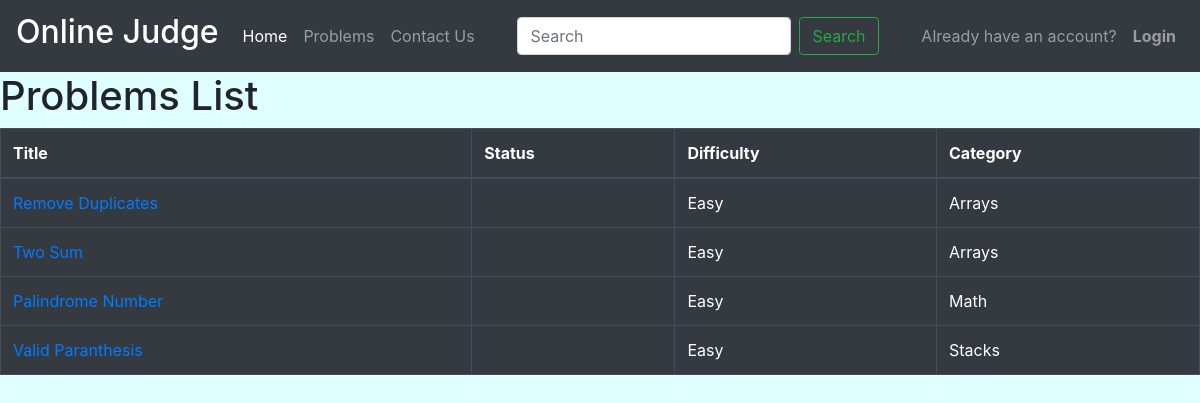
The page / on the database its author committed.
### OJ/models.py (models this page shows, shortened)
class Problem(models.Model):
    DIFFICULTY=(("Easy", "Easy"), ("Medium", "Medium"), ("Tough", "Tough"))
    STATUS=(("Unsolved", "Unsolved"), ("Solved", "Solved"))
    name = models.CharField(max_length=100, default="")
    description = models.CharField(max_length = 150000, default="")
    difficulty = models.CharField(max_length=10, choices=DIFFICULTY)
    time_limit = models.IntegerField(default=2, help_text="in seconds")
    memory_limit = models.IntegerField(default=128, help_text="in kb")
    problem_id = models.CharField(max_length=50)
    category_name = models.ForeignKey(Category, on_delete=models.CASCADE)

class Category(models.Model):
    category_name = models.CharField(max_length=50)
    def __str__(self):
        return self.category_name

### OJ/views.py (the view)
def dashboard(request):
    problems= Problem.objects.all()
    return render(request, 'dashboard.html', {'problems':problems})

### OJ/templates/dashboard.html (shortened to what this page needs)
{% extends 'main.html' %}
{% block body %}
<h1>Problems List</h1>
<table class="table table-bordered table-dark">
    <thead>
        <tr>
            <th>Title</th>
            <th>Status</th>
            <th>Difficulty</th>
            <th>Category</th>
        </tr>
</thead>
    <tbody>
        {% for problem in problems %}
        <tr>
            <td><a href="{% url 'prob_description' problem.id %}">{{ problem.name }}</a></td>
            <td>{{ problem.status }}</td>
            <td>{{ problem.difficulty }}</td>
            <td>{{ problem.category_name }}</td>
        </tr>
        {% endfor %}
    </tbody>
</table>
{% endblock body %}

### OJ/templates/main.html (shortened to what this page needs)
<!doctype html>
<html lang="en">
<head>
    <link rel="stylesheet" href="https://cdn.jsdelivr.net/npm/bootstrap@4.3.1/dist/css/bootstrap.min.css">
</head>
<body>
<nav class="navbar navbar-expand-lg navbar-dark bg-dark">
    <a class="navbar-brand" href="/"> <h2>Online Judge</h2></a>
    <div class="collapse navbar-collapse" id="navbarSupportedContent">
        <ul class="navbar-nav mr-auto">
            <li class="nav-item active">
                <a class="nav-link" href="/">Home<span class="sr-only">(current)</span></a>
            </li>
            <li class="nav-item">
                <a class="nav-link" href="/">Problems</a>
            <li class="nav-item">
                <a class="nav-link" href="/contact">Contact Us</a>
            </li>
        </ul>
        <form class="form-inline my-2 my-lg-0">
            <input class="form-control mr-sm-2" type="search" placeholder="Search" aria-label="Search">
            <button class="btn btn-outline-success my-2 my-sm-0" type="submit">Search</button>
        </form>
        {% if user.is_authenticated %}
    <ul class="navbar-nav ml-auto">
        <li class="nav-item">
            <a class="nav-link" href="/logout"><strong>Logout</strong></a>
        </li>
        <li class="nav-item">
            <p class="navbar-text ml-auto">{{ request.user }}</p>
        </li>
        <li class="nav-item">
        </li>
    </ul>
{% else %}
    <ul class="navbar-nav ml-auto">
        <li class="nav-item">
            <p class="nav-link m-0">Already have an account?</p>
        </li>
        <li class="nav-item">
            <a class="nav-link" href="/login"><strong>Login</strong></a>
        </li>
    </ul>
{% endif %}
    </div>
</nav>
{% block body %}{% endblock body %}
</body>
</html>

### OJ/templates/dashboard.html (style rules this page uses)
body { background-color: #E0FFFF; }

### rows shown on the page
Problem: name "Remove Duplicates", difficulty "Easy", category_name "Arrays"
Problem: name "Two Sum", difficulty "Easy", category_name "Arrays"
Problem: name "Palindrome Number", difficulty "Easy", category_name "Math"
Problem: name "Valid Paranthesis", difficulty "Easy", category_name "Stacks"
